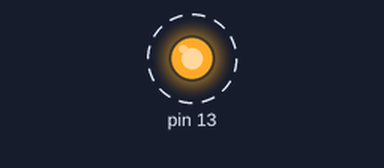
Recording of a sketch running on a simulated Arduino Uno, built with avr-gcc and run on an emulated ATmega328P. Shown: output pins drawn as LEDs (lit = HIGH). Dashed ring = blinking. What the sketch prints to the serial monitor is not drawn.

Above: at 0.05 s.
Timing chart, 0 to 3.0 s (numbered marks = the images above):
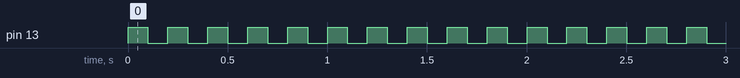

The sketch:

input.ino
```cpp
int square(int x) {
  return x * x;
}

float average(int a, int b) {
  return (a + b) / 2.0;
}

void blinkTimes(int pin, int times) {
  for (int i = 0; i < times; i++) {
    digitalWrite(pin, HIGH);
    delay(100);
    digitalWrite(pin, LOW);
    delay(100);
  }
}

bool isEven(long n) {
  return n % 2 == 0;
}

void setup() {
  pinMode(13, OUTPUT);
  Serial.begin(9600);
}

void loop() {
  int s = square(4);
  float m = average(s, 3);
  if (isEven(s)) {
    blinkTimes(13, 2);
  }
  Serial.println(m);
}
```

Measured:
- by itself, pin 13: alternates HIGH for 0.10 s and LOW for 0.10 s
